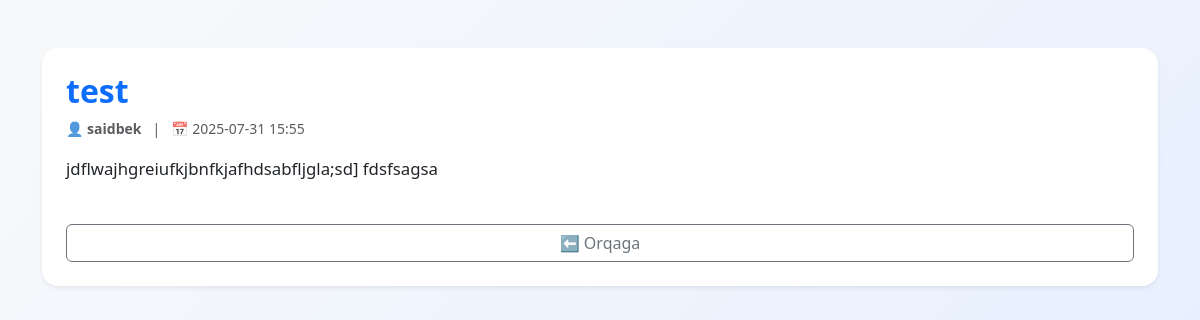
Screenshot of /post/3 with the database file from the repository.
### app.py (models this page shows)
class Blog(db.Model):
    id = db.Column(db.Integer, primary_key=True)
    title = db.Column(db.String(150), nullable=False)
    author = db.Column(db.String(100), nullable=False)
    content = db.Column(db.Text, nullable=False)
    date = db.Column(db.String(20), default=datetime.now().strftime('%Y-%m-%d %H:%M'))

### app.py (the view)
@app.route('/post/<int:post_id>')
def view_post(post_id):
    post = Blog.query.get_or_404(post_id)
    return render_template('post.html', post=post)

### templates/post.html (shortened to what this page needs)
<!DOCTYPE html>
<html lang="uz">
<head>
    <link href="https://cdn.jsdelivr.net/npm/bootstrap@5.3.0/dist/css/bootstrap.min.css" rel="stylesheet">
</head>
<body class="bg-light">
<div class="container py-5">
    <div class="card shadow-sm p-4">
        <h2 class="text-primary mb-2">{{ post.title }}</h2>
        <p class="text-muted small mb-3">
            👤 <strong>{{ post.author }}</strong> &nbsp; | &nbsp; 📅 {{ post.date }}
        </p>
        <p class="post-content">{{ post.content }}</p>
        <a href="{{ url_for('index') }}" class="btn btn-outline-secondary mt-4">⬅️ Orqaga</a>
    </div>
</div>
</body>
</html>

### templates/post.html (style rules this page uses)
body { background: linear-gradient(135deg, #f8f9fa, #e8f0ff); font-family: 'Segoe UI', sans-serif; }
.card { border: none; border-radius: 16px; }
h2 { font-weight: bold; }
.btn-outline-secondary { transition: all 0.2s ease; }
p.text-muted.small { margin-bottom: 0; }
.post-content { line-height: 1.7; font-size: 1.05rem; }

### rows the page displays
Blog: title "test", author "saidbek", date "2025-07-31 15:55", content "jdflwajhgreiufkjbnfkjafhdsabfljgla;sd] fdsfsagsa"
